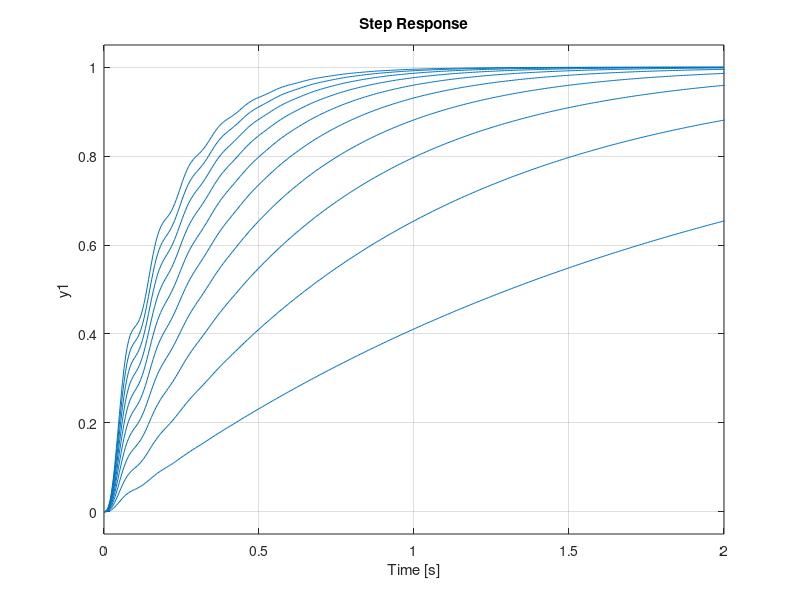

Reproduce this figure in MATLAB.
Ti=0.001;kp=[1:1:10];
for i=1:length(kp)
Gc=tf([kp(i)*Ti,kp(i)],[Ti,0]);
G=tf([1],[0.462,10.4,1884]);
Gb=feedback(Gc*G,1);
step(Gb)
hold on
% % xlim([0,10])
% ylim([0.95,1.1])
end
